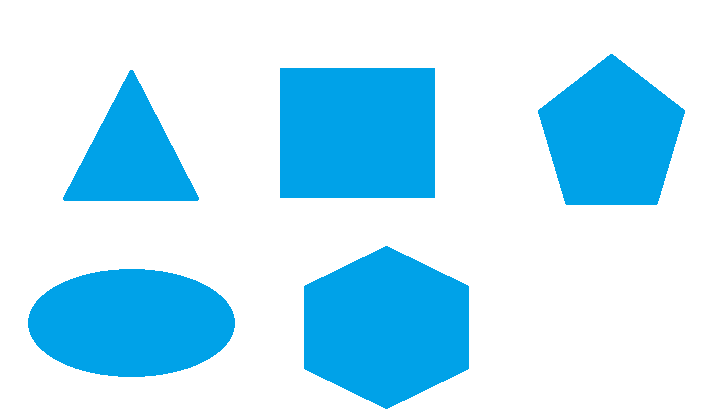
#> input picture polygon_detection/polygons.png, 720 x 417 px, given in place of the camera
$ python polygon_detection2.py
#> lines starting #> are read from the running program, lines starting #| are printed output that depends on the picture; after the words box and inside, x2 and y2 are one past the last pixel; in counts of white or black regions, pixels touching at a corner belong together
# here we will identify the shapes you have taken on the webcam and name them according to the shape
import cv2
import numpy as np

def nothing(x):
    pass
cap = cv2.VideoCapture(0)
cv2.namedWindow("Settings")

cv2.createTrackbar("Lower-Hue", "Settings", 0, 180, nothing) # first we enter the name of the sled, then the window name, then the range, and nothing
#> slider 'Lower-Hue' is set to 36
cv2.createTrackbar("Lower-Saturation", "Settings", 0, 255, nothing)
#> slider 'Lower-Saturation' is set to 51
cv2.createTrackbar("Lower-Value", "Settings", 0, 255, nothing)
#> slider 'Lower-Value' is set to 51
cv2.createTrackbar("Upper-Hue", "Settings", 0, 180, nothing) # THANKS TO THIS AND SIMILAR LINES, I CAN MOVE THE SLIDES
#> slider 'Upper-Hue' is set to 180
cv2.createTrackbar("Upper-Saturation", "Settings", 0, 255, nothing)
#> slider 'Upper-Saturation' is set to 255
cv2.createTrackbar("Upper-Value", "Settings", 0, 255, nothing)
#> slider 'Upper-Value' is set to 255

font = cv2.FONT_HERSHEY_SIMPLEX

while 1:
    ret, frame = cap.read()
#> frame is the input picture: shape (417, 720, 3); mean B, G, R 248.6, 229.3, 184.6

    # we turn and animate the image as we want, so when we flip it, for example, when we raise the right hand, it will actually appear on the screen and our hand will be raised on the PC, we have used it before
    hsv = cv2.cvtColor(frame, cv2.COLOR_BGR2HSV)
#> hsv: shape (417, 720, 3); mean H, S, V 27.3, 70.4, 248.6

    LH = cv2.getTrackbarPos("Lower-Hue", "Settings") # our purpose of doing this is to get the position of the slides so getTrackbarPos --> get the position of the trackbar so find
    # first we enter the position of the sled, then the window where the sled is located, that is, the window that will appear is whatever we name it.
    LS = cv2.getTrackbarPos("Lower-Saturation", "Settings") # our purpose of doing this is to get the position of the sleds
    LV = cv2.getTrackbarPos("Lower-Value", "Settings") # our purpose of doing this is to get the position of the sleds

    UH = cv2.getTrackbarPos("Upper-Hue", "Settings")
    US = cv2.getTrackbarPos("Upper-Saturation", "Settings") # I GET THE LOCATIONS OF THE SLIDES IN THIS AND SIMILAR PLACES
    UV = cv2.getTrackbarPos("Upper-Value", "Settings")

    lower_color = np.array([LH, LS, LV])
    upper_color = np.array([UH, US, UV]) # AND I STORE THE VALUES FINDING OUT OF THE ABOVE OPERATIONS THANKS TO THESE TWO LOWER_COLOR AND UPPER_COLOR

    mask = cv2.inRange(hsv, lower_color, upper_color) # We apply the values we find and then store using the mask variable
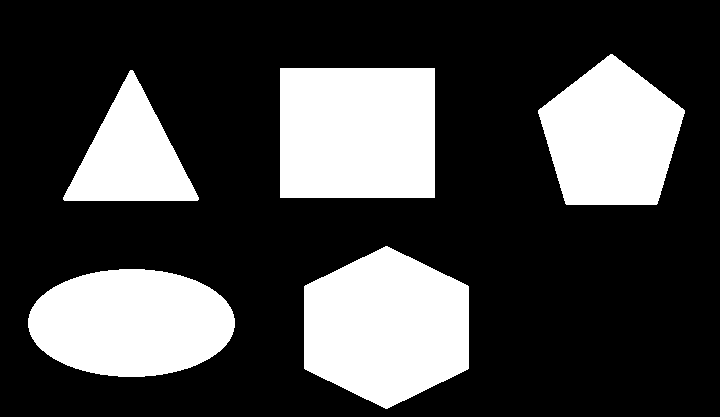
#> mask: shape (417, 720); 27.6% white; 5 white regions, box (x1, y1, x2, y2) and area: (304, 246, 469, 409) 20341, (280, 68, 435, 198) 20150, (28, 269, 235, 377) 17580, (538, 54, 685, 205) 15534, (63, 70, 199, 201) 9309

    kernel = np.ones((5, 5), np.uint8) # is used to remove the white dots on the black image after the camera is turned on, that is, after masking
    mask = cv2.erode(mask, kernel) # We are trying to erode the output image with mask
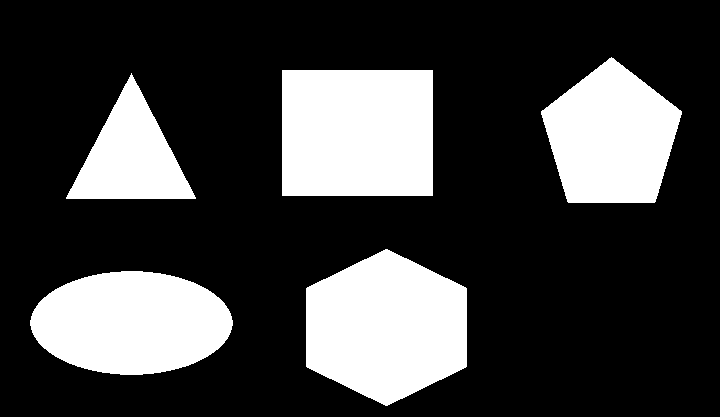
#> mask: shape (417, 720); 25.7% white; 5 white regions

    contours, a = cv2.findContours(mask, cv2.RETR_TREE, cv2.CHAIN_APPROX_SIMPLE) # by doing this it finds contours in the mask
#> contours = 5 contours; box (x1, y1, x2, y2) and area: (306, 249, 467, 406) 18808, (282, 70, 433, 196) 18750, (30, 271, 233, 375) 16110, (541, 57, 682, 203) 14154, (66, 73, 196, 199) 8070; a = [[1, -1, -1, -1], [2, 0, -1, -1], [3, 1, -1, -1], [4, 2, -1, -1], [-1, 3, -1, -1]]

    for cnt in contours: # For loop purpose, we need the center points of the shape we have determined, we will do some operations using them
        area = cv2.contourArea(cnt) # will extract values from cnt contours and calculate their areas
        epsilon = 0.02 * cv2.arcLength(cnt, True) # true shows that the shape is closed We multiply the arc length formed in cnt by 0.02 and equal epsilon
        approx = cv2.approxPolyDP(cnt, epsilon, True) # by doing this, we make improvements to the contours we find with cnt

        x = approx.ravel()[0] # approx if it's a multidimensional array it all turns into a single line thanks to ravel
        y = approx.ravel()[1]

        # now we start contours below
        if area > 400:
            cv2.drawContours(frame, [approx], 0, (0, 0, 0), 5)

            if len(approx) == 3:
                cv2.putText(frame, "Triangle", (x, y), font, 1, (0, 0, 0))

            if len(approx) == 4:
                cv2.putText(frame, "Rectangle", (x, y), font, 1, (0, 0, 0))

            if len(approx) > 6:
                cv2.putText(frame, "Circle", (x, y), font, 1, (0, 0, 0))
#> this loop made 5 passes
#> (area, epsilon, x, y) on passes 1, 2, 5: (16110, 10.33, 30, 320), (18808, 10.81, 385, 249), (14154, 9.5, 611, 57)
#> (area, epsilon, approx, x, y) on passes 3 to 4: (8069.5, 8.65, [[131, 73], [66, 198], [195, 198]], 131, 73), (18750, 11, [[282, 70], [282, 195], [432, 195], [432, 70]], 282, 70)
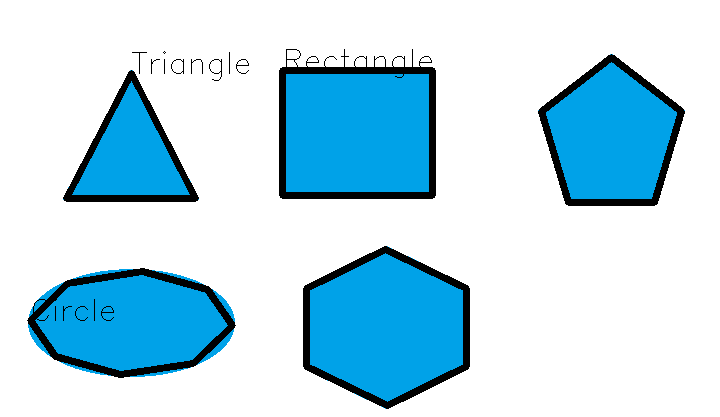
#> frame: shape (417, 720, 3); 5.77% of pixels changed, all inside (x1, y1, x2, y2) = (27, 49, 685, 409)

        # conoturs finished !!!

    cv2.imshow("frame", frame)
    cv2.imshow("mask", mask)

    if cv2.waitKey(3) & 0xFF == ord("q"):
#> (key q is pressed here)
        break

cap.release()
cv2.destroyAllWindows()
